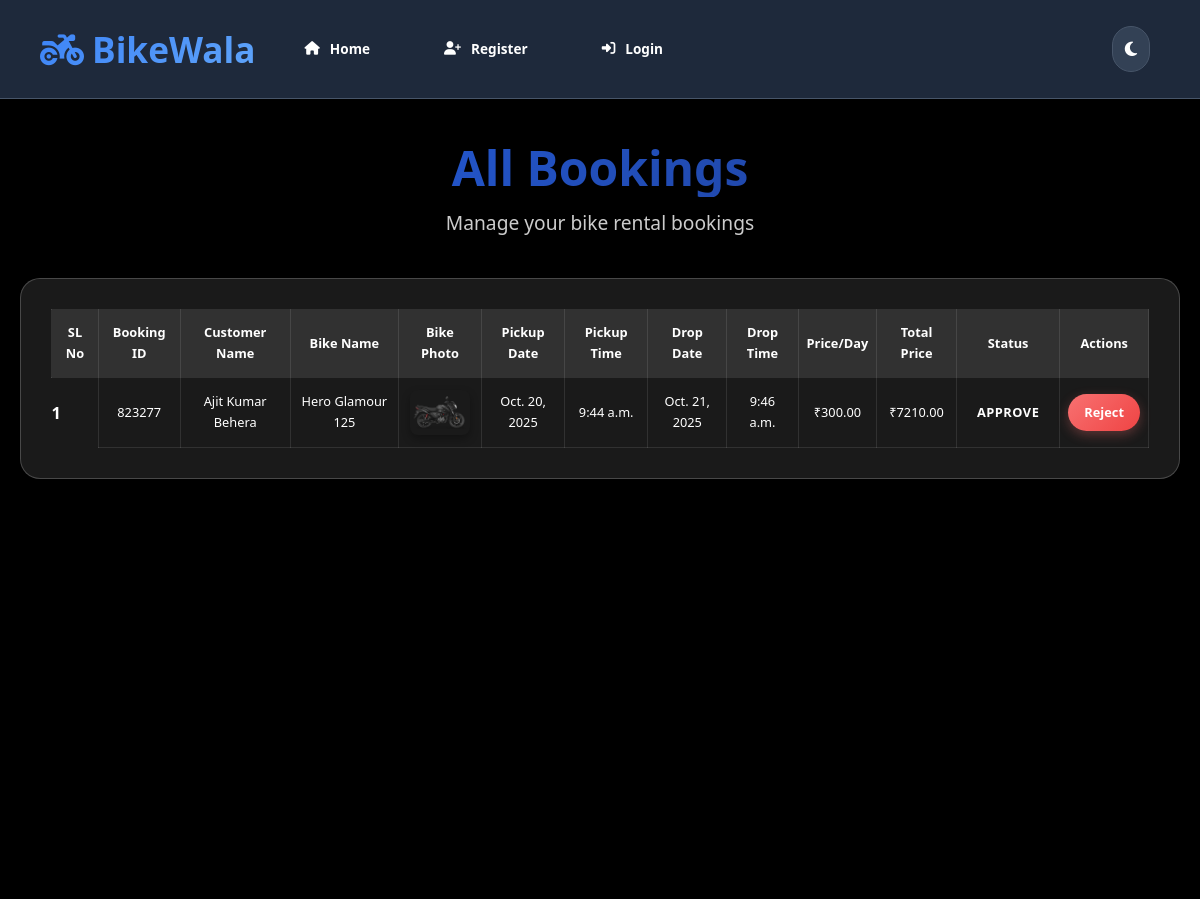
The app's page /renter/allbooking/ with its own data.
### renter/models.py (models this page shows, shortened)
class Booking(models.Model):
    booking_id = models.IntegerField(primary_key=True)
    bike_name = models.ForeignKey(Bike, on_delete=models.CASCADE)
    username = models.ForeignKey(User, on_delete=models.CASCADE)
    pickup_date = models.DateField(auto_now=False, auto_now_add=False)
    pickup_time = models.TimeField(auto_now=False, auto_now_add=False)
    drop_date = models.DateField(auto_now=False, auto_now_add=False)
    drop_time = models.TimeField(auto_now=False, auto_now_add=False)
    status = models.CharField(max_length=50, default='Pending')
    cancellation_reason = models.TextField(blank=True, null=True, help_text="Reason for cancellation")
    cancelled_at = models.DateTimeField(blank=True, null=True, help_text="When the booking was cancelled")
    total_price = models.DecimalField(max_digits=10, decimal_places=2, default=0.00, help_text="Total price of the booking")

class Bike(models.Model):
    company = models.ForeignKey(Brand, on_delete=models.CASCADE)
    bike_name = models.CharField(max_length=50)
    desc = models.CharField(max_length=300)
    photo = models.ImageField(upload_to='bike_photos')
    price_per_hour = models.DecimalField(max_digits=10, decimal_places=2, default=0.00, help_text="Price per hour in rupees")
    renter = models.ForeignKey(User, on_delete=models.CASCADE, null=True, blank=True, help_text="Renter who owns this bike")

### renter/views.py (the view)
# urls.py: path('allbooking/', allbooking, name ='allbooking'),
def allbooking(request):
    allbookings = Booking.objects.all()
    for booking in allbookings:
        pickup_dt = datetime.combine(booking.pickup_date, booking.pickup_time)
        drop_dt = datetime.combine(booking.drop_date, booking.drop_time)
        seconds = Decimal((drop_dt - pickup_dt).total_seconds())
        duration_hours = seconds / Decimal(3600)
        if duration_hours < Decimal('1'):
            duration_hours = Decimal('1')
        booking.total_price = (booking.bike_name.price_per_hour * duration_hours).quantize(Decimal('0.01'))
        booking.duration_hours = float(duration_hours)
    d = {'allbookings':allbookings}
    return render(request, 'renter/allbooking.html', d)

### templates/renter/allbooking.html (shortened to what this page needs)
{% extends "index.html" %}
{% block body %}
<div class="bookings-container">
    <div class="bookings-header">
        <h1 class="bookings-title">All Bookings</h1>
        <p class="bookings-subtitle">Manage your bike rental bookings</p>
    </div>
    {% if allbookings %}
    <div class="table-responsive-wrapper">
        <table class="bookings-table">
            <thead>
                <tr>
                    <th scope="col">SL No</th>
                    <th scope="col">Booking ID</th>
                    <th scope="col">Customer Name</th>
                    <th scope="col">Bike Name</th>
                    <th scope="col">Bike Photo</th>
                    <th scope="col">Pickup Date</th>
                    <th scope="col">Pickup Time</th>
                    <th scope="col">Drop Date</th>
                    <th scope="col">Drop Time</th>
                    <th scope="col">Price/Day</th>
                    <th scope="col">Total Price</th>
                    <th scope="col">Status</th>
                    <th scope="col">Actions</th>
                </tr>
            </thead>
            <tbody>
                {% for book in allbookings %}
                <tr>
                    <th scope="row">{{forloop.counter}}</th>
                    <td>{{book.booking_id}}</td>
                    <td>{{book.username.first_name}} {{book.username.last_name}}</td>
                    <td>{{book.bike_name.bike_name}}</td>
                    <td><img src="{{book.bike_name.photo.url}}" alt="Bike Photo" class="bike-photo"></td>
                    <td>{{book.pickup_date}}</td>
                    <td>{{book.pickup_time}}</td>
                    <td>{{book.drop_date}}</td>
                    <td>{{book.drop_time}}</td>
                    <td>₹{{book.bike_name.price_per_hour}}</td>
                    <td>₹{{ book.total_price }}</td>
                    <td>
                        <span class="status-badge status-{{book.status|lower}}">{{book.status}}</span>
                    </td>
                    <td>
                        <div class="action-buttons">
                            {% if book.status == 'Pending' %}
                            <form method="post" action="{% url 'approve' book.pk %}" style="display: inline;">
                                {% csrf_token %}
                                <button type="submit" class="btn-approve">Approve</button>
                            </form>
                            <form method="post" action="{% url 'reject' book.pk %}" style="display: inline;">
                                {% csrf_token %}
                                <button type="submit" class="btn-reject">Reject</button>
                            </form>
                            {% elif book.status == 'Approve' %}
                            <form method="post" action="{% url 'reject' book.pk %}" style="display: inline;">
                                <button type="submit" class="btn-reject">Reject</button>
                            </form>
                            {% elif book.status == 'Reject' %}
                            <form method="post" action="{% url 'approve' book.pk %}" style="display: inline;">
                                {% csrf_token %}
                                <button type="submit" class="btn-approve">Approve</button>
                            </form>
                            {% endif %}
                        </div>
                    </td>
                </tr>
                {% endfor %}
            </tbody>
        </table>
    </div>
    {% else %}
    <div class="no-bookings">
        <h1 class="no-bookings-title">No Bookings Yet</h1>
        <p class="no-bookings-text">You haven't received any bookings yet. Add more bikes to attract customers!</p>
    </div>
    {% endif %}
</div>
{% endblock body %}

### templates/index.html (style rules this page uses)
:root { --primary-900: #0f172a; --primary-800: #1e293b; --primary-700: #334155; --primary-600: #475569; --primary-500: #64748b; --primary-400: #94a3b8; --primary-300: #cbd5e1; --primary-200: #e2e8f0; --primary-100: #f1f5f9; --primary-50: #f8fafc; --secondary-900: #1e3a8a; --secondary-800: #1e40af; --secondary-700: #1d4ed8; --secondary-600: #2563eb; --secondary-500: #3b82f6; --secondary-400: #60a5fa; --secondary-300: #93c5fd; --secondary-200: #bfdbfe; --secondary-100: #dbeafe; --secondary-50: #eff6ff; --accent-900: #451a03; --accent-800: #78350f; --accent-700: #a16207; --accent-600: #ca8a04; --accent-500: #eab308; --accent-400: #facc15; --accent-300: #fde047; --accent-200: #fef08a; --accent-100: #fef3c7; --accent-50: #fffbeb; --white: #ffffff; --black: #000000; --gray-50: #f9fafb; --gray-100: #f3f4f6; --gray-200: #e5e7eb; --gray-300: #d1d5db; --gray-400: #9ca3af; --gray-500: #6b7280; --gray-600: #4b5563; --gray-700: #374151; --gray-800: #1f2937; --gray-900: #111827; --bg-primary: var(--primary-900); --bg-secondary: var(--primary-800); --bg-tertiary: var(--primary-700); --text-primary: var(--white); --text-secondary: var(--primary-200); --text-muted: var(--primary-400); --border-color: var(--primary-600); --accent-color: var(--secondary-500); --accent-hover: var(--secondary-400); --success-color: #10b981; --warning-color: var(--accent-500); --error-color: #ef4444; }
* { margin: 0; padding: 0; box-sizing: border-box; }
body { font-family: 'Segoe UI', Tahoma, Geneva, Verdana, sans-serif; background: var(--bg-primary) !important; min-height: 100vh; color: var(--text-primary) !important; transition: all 0.3s ease; font-size: 16px; line-height: 1.6; }
@media (min-width: 1200px) { body { font-size: 16.5px; line-height: 1.65; } }
@media (min-width: 1200px) { h1 { font-size: 2.5rem; } }
html { scroll-behavior: smooth; }
body { overflow-x: hidden; }

### templates/renter/allbooking.html (style rules this page uses)
.bookings-container { min-height: 100vh; background: #000000; padding: 40px 20px; }
.bookings-header { text-align: center; margin-bottom: 40px; }
.bookings-title { font-size: 3rem; font-weight: 700; background: linear-gradient(135deg, #2563eb 0%, #1e3a8a 100%); -webkit-background-clip: text; -webkit-text-fill-color: transparent; background-clip: text; margin-bottom: 10px; }
.bookings-subtitle { color: rgba(255, 255, 255, 0.8); font-size: 1.2rem; }
.table-responsive-wrapper { background: rgba(255, 255, 255, 0.1); backdrop-filter: blur(20px); border-radius: 20px; padding: 30px; box-shadow: 0 20px 40px rgba(0, 0, 0, 0.3); border: 1px solid rgba(255, 255, 255, 0.2); overflow-x: auto; margin: 0 auto; max-width: 1400px; }
.bookings-table { width: 100%; border-collapse: collapse; background: transparent; color: white; min-width: 1200px; }
.bookings-table thead th { background: rgba(255, 255, 255, 0.1); color: #ffffff; font-weight: 600; padding: 15px 12px; text-align: center; border: 1px solid rgba(255, 255, 255, 0.1); font-size: 0.9rem; }
.bookings-table tbody td { padding: 15px 12px; border: 1px solid rgba(255, 255, 255, 0.1); text-align: center; vertical-align: middle; font-size: 0.9rem; }
.bookings-table tbody tr { transition: all 0.3s ease; }
.bike-photo { width: 80px; height: 60px; object-fit: cover; border-radius: 8px; box-shadow: 0 4px 8px rgba(0, 0, 0, 0.3); }
.action-buttons { display: flex; gap: 8px; justify-content: center; flex-wrap: wrap; }
.btn-reject { background: linear-gradient(135deg, #f87171, #ef4444); border: none; color: white; padding: 8px 16px; border-radius: 20px; font-weight: 600; font-size: 0.8rem; cursor: pointer; transition: all 0.3s ease; box-shadow: 0 4px 12px rgba(248, 113, 113, 0.3); }
.status-badge { padding: 6px 12px; border-radius: 20px; font-weight: 600; font-size: 0.8rem; text-transform: uppercase; letter-spacing: 0.5px; }
@media (max-width: 1200px) { .bookings-table { min-width: 800px; } }
@media (max-width: 1200px) { .bookings-table thead th, .bookings-table tbody td { padding: 12px 8px; font-size: 0.8rem; } }
@media (max-width: 1200px) { .bike-photo { width: 60px; height: 45px; } }

### records on screen
Booking: booking_id "823277", username.first_name "Ajit Kumar", username.last_name "Behera", bike_name.bike_name "Hero Glamour 125", bike_name.photo (picture), pickup_date "Oct. 20, 2025", pickup_time "9:44 a.m.", drop_date "Oct. 21, 2025", drop_time "9:46 a.m.", bike_name.price_per_hour "300.00", total_price "7210.00", status "APPROVE", shows "Reject"
